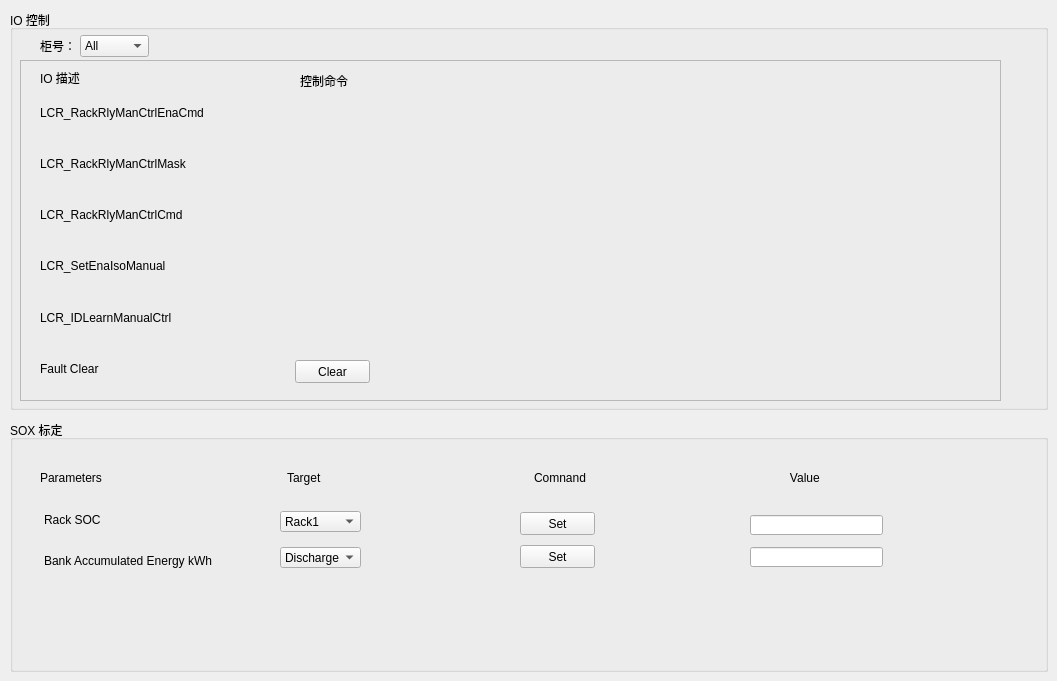
     <widget class="QWidget" name="ConfigNodeIOContrl">
      <widget class="QWidget" name="">
       <property name="geometry">
        <rect>
         <x>10</x>
         <y>10</y>
         <width>1038</width>
         <height>662</height>
        </rect>
       </property>
       <layout class="QVBoxLayout" name="verticalLayout_36">
        <property name="spacing">
         <number>10</number>
        </property>
        <item>
         <widget class="QGroupBox" name="IOContr">
          <property name="minimumSize">
           <size>
            <width>0</width>
            <height>400</height>
           </size>
          </property>
          <property name="title">
           <string>IO 控制</string>
          </property>
          <widget class="QLabel" name="label_86">
           <property name="geometry">
            <rect>
             <x>30</x>
             <y>30</y>
             <width>54</width>
             <height>12</height>
            </rect>
           </property>
           <property name="text">
            <string>柜号：</string>
           </property>
          </widget>
          <widget class="QComboBox" name="comboBox_4">
           <property name="geometry">
            <rect>
             <x>70</x>
             <y>25</y>
             <width>69</width>
             <height>22</height>
            </rect>
           </property>
           <item>
            <property name="text">
             <string>All</string>
            </property>
           </item>
           <item>
            <property name="text">
             <string>BBMS</string>
            </property>
           </item>
           <item>
            <property name="text">
             <string>RBMS01</string>
            </property>
           </item>
           <item>
            <property name="text">
             <string>RBMS02</string>
            </property>
           </item>
           <item>
            <property name="text">
             <string>RBMS03</string>
            </property>
           </item>
           <item>
            <property name="text">
             <string>RBMS04</string>
            </property>
           </item>
           <item>
            <property name="text">
             <string>RBMS05</string>
            </property>
           </item>
           <item>
            <property name="text">
             <string>RBMS06</string>
            </property>
           </item>
           <item>
            <property name="text">
             <string>RBMS07</string>
            </property>
           </item>
           <item>
            <property name="text">
             <string>RBMS08</string>
            </property>
           </item>
           <item>
            <property name="text">
             <string>RBMS09</string>
            </property>
           </item>
           <item>
            <property name="text">
             <string>RBMS10</string>
            </property>
           </item>
          </widget>
          <widget class="QFrame" name="frame">
           <property name="geometry">
            <rect>
             <x>10</x>
             <y>50</y>
             <width>981</width>
             <height>341</height>
            </rect>
           </property>
           <property name="frameShape">
            <enum>QFrame::StyledPanel</enum>
           </property>
           <property name="frameShadow">
            <enum>QFrame::Raised</enum>
           </property>
           <widget class="QWidget" name="">
            <property name="geometry">
             <rect>
              <x>20</x>
              <y>30</y>
              <width>181</width>
              <height>301</height>
             </rect>
            </property>
            <layout class="QVBoxLayout" name="verticalLayout_37">
             <item>
              <widget class="QLabel" name="label_80">
               <property name="text">
                <string>LCR_RackRlyManCtrlEnaCmd</string>
               </property>
              </widget>
             </item>
             <item>
              <widget class="QLabel" name="label_81">
               <property name="text">
                <string>LCR_RackRlyManCtrlMask</string>
               </property>
              </widget>
             </item>
             <item>
              <widget class="QLabel" name="label_82">
               <property name="text">
                <string>LCR_RackRlyManCtrlCmd</string>
               </property>
              </widget>
             </item>
             <item>
              <widget class="QLabel" name="label_83">
               <property name="text">
                <string>LCR_SetEnaIsoManual</string>
               </property>
              </widget>
             </item>
             <item>
              <widget class="QLabel" name="label_84">
               <property name="text">
                <string>LCR_IDLearnManualCtrl</string>
               </property>
              </widget>
             </item>
             <item>
              <widget class="QLabel" name="label_85">
               <property name="text">
                <string>Fault Clear</string>
               </property>
              </widget>
             </item>
            </layout>
           </widget>
           <widget class="QLabel" name="label_87">
            <property name="geometry">
             <rect>
              <x>20</x>
              <y>10</y>
              <width>131</width>
              <height>16</height>
             </rect>
            </property>
            <property name="text">
             <string>IO 描述</string>
            </property>
           </widget>
           <widget class="QLabel" name="label_88">
            <property name="geometry">
             <rect>
              <x>280</x>
              <y>15</y>
              <width>54</width>
              <height>12</height>
             </rect>
            </property>
            <property name="text">
             <string>控制命令</string>
            </property>
           </widget>
           <widget class="QPushButton" name="btnfaultclear">
            <property name="geometry">
             <rect>
              <x>275</x>
              <y>300</y>
              <width>75</width>
              <height>23</height>
             </rect>
            </property>
            <property name="text">
             <string>Clear</string>
            </property>
           </widget>
           <widget class="QWidget" name="">
            <property name="geometry">
             <rect>
              <x>270</x>
              <y>33</y>
              <width>81</width>
              <height>251</height>
             </rect>
            </property>
            <layout class="QVBoxLayout" name="verticalLayout_38">
             <property name="spacing">
              <number>10</number>
             </property>
             <item>
              <widget class="SwitchButton" name="widget" native="true">
               <property name="minimumSize">
                <size>
                 <width>30</width>
                 <height>20</height>
                </size>
               </property>
              </widget>
             </item>
             <item>
              <widget class="SwitchButton" name="widget_21" native="true">
               <property name="minimumSize">
                <size>
                 <width>30</width>
                 <height>20</height>
                </size>
               </property>
              </widget>
             </item>
             <item>
              <widget class="SwitchButton" name="widget_22" native="true">
               <property name="minimumSize">
                <size>
                 <width>30</width>
                 <height>20</height>
                </size>
               </property>
              </widget>
             </item>
             <item>
              <widget class="SwitchButton" name="widget_44" native="true">
               <property name="minimumSize">
                <size>
                 <width>30</width>
                 <height>20</height>
                </size>
               </property>
              </widget>
             </item>
             <item>
              <widget class="SwitchButton" name="widget_45" native="true">
               <property name="minimumSize">
                <size>
                 <width>30</width>
                 <height>20</height>
                </size>
               </property>
              </widget>
             </item>
            </layout>
           </widget>
          </widget>
         </widget>
        </item>
        <item>
         <widget class="QGroupBox" name="SOX">
          <property name="minimumSize">
           <size>
            <width>0</width>
            <height>250</height>
           </size>
          </property>
          <property name="title">
           <string>SOX 标定</string>
          </property>
          <widget class="QLabel" name="label_78">
           <property name="geometry">
            <rect>
             <x>34</x>
             <y>92</y>
             <width>81</width>
             <height>16</height>
            </rect>
           </property>
           <property name="text">
            <string>Rack SOC</string>
           </property>
          </widget>
          <widget class="QLabel" name="label_79">
           <property name="geometry">
            <rect>
             <x>34</x>
             <y>133</y>
             <width>191</width>
             <height>16</height>
            </rect>
           </property>
           <property name="text">
            <string>Bank Accumulated Energy kWh</string>
           </property>
          </widget>
          <widget class="QComboBox" name="comboBox_2">
           <property name="geometry">
            <rect>
             <x>270</x>
             <y>91</y>
             <width>81</width>
             <height>21</height>
            </rect>
           </property>
           <item>
            <property name="text">
             <string>Rack1</string>
            </property>
           </item>
           <item>
            <property name="text">
             <string>Rack2</string>
            </property>
           </item>
           <item>
            <property name="text">
             <string>Rack3</string>
            </property>
           </item>
           <item>
            <property name="text">
             <string>Rack4</string>
            </property>
           </item>
          </widget>
          <widget class="QComboBox" name="comboBox_3">
           <property name="geometry">
            <rect>
             <x>270</x>
             <y>127</y>
             <width>81</width>
             <height>21</height>
            </rect>
           </property>
           <item>
            <property name="text">
             <string>Discharge</string>
            </property>
           </item>
           <item>
            <property name="text">
             <string>Charge</string>
            </property>
           </item>
          </widget>
          <widget class="QPushButton" name="btnSOCset">
           <property name="geometry">
            <rect>
             <x>510</x>
             <y>92</y>
             <width>75</width>
             <height>23</height>
            </rect>
           </property>
           <property name="text">
            <string>Set</string>
           </property>
          </widget>
          <widget class="QPushButton" name="btnSOPset">
           <property name="geometry">
            <rect>
             <x>510</x>
             <y>125</y>
             <width>75</width>
             <height>23</height>
            </rect>
           </property>
           <property name="text">
            <string>Set</string>
           </property>
          </widget>
          <widget class="QLineEdit" name="lineEdit_3">
           <property name="geometry">
            <rect>
             <x>740</x>
             <y>95</y>
             <width>133</width>
             <height>20</height>
            </rect>
           </property>
           <property name="minimumSize">
            <size>
             <width>40</width>
             <height>0</height>
            </size>
           </property>
          </widget>
          <widget class="QLineEdit" name="lineEdit_4">
           <property name="geometry">
            <rect>
             <x>740</x>
             <y>127</y>
             <width>133</width>
             <height>20</height>
            </rect>
           </property>
           <property name="minimumSize">
            <size>
             <width>40</width>
             <height>0</height>
            </size>
           </property>
          </widget>
          <widget class="QWidget" name="">
           <property name="geometry">
            <rect>
             <x>30</x>
             <y>50</y>
             <width>981</width>
             <height>16</height>
            </rect>
           </property>
           <layout class="QHBoxLayout" name="horizontalLayout_67">
            <item>
             <widget class="QLabel" name="label_61">
              <property name="text">
               <string>Parameters</string>
              </property>
             </widget>
            </item>
            <item>
             <widget class="QLabel" name="label_62">
              <property name="text">
               <string>Target</string>
              </property>
             </widget>
            </item>
            <item>
             <widget class="QLabel" name="label_63">
              <property name="text">
               <string>Comnand</string>
              </property>
             </widget>
            </item>
            <item>
             <widget class="QLabel" name="label_64">
              <property name="text">
               <string>   Value</string>
              </property>
             </widget>
            </item>
           </layout>
          </widget>
         </widget>
        </item>
       </layout>
      </widget>
     </widget>
